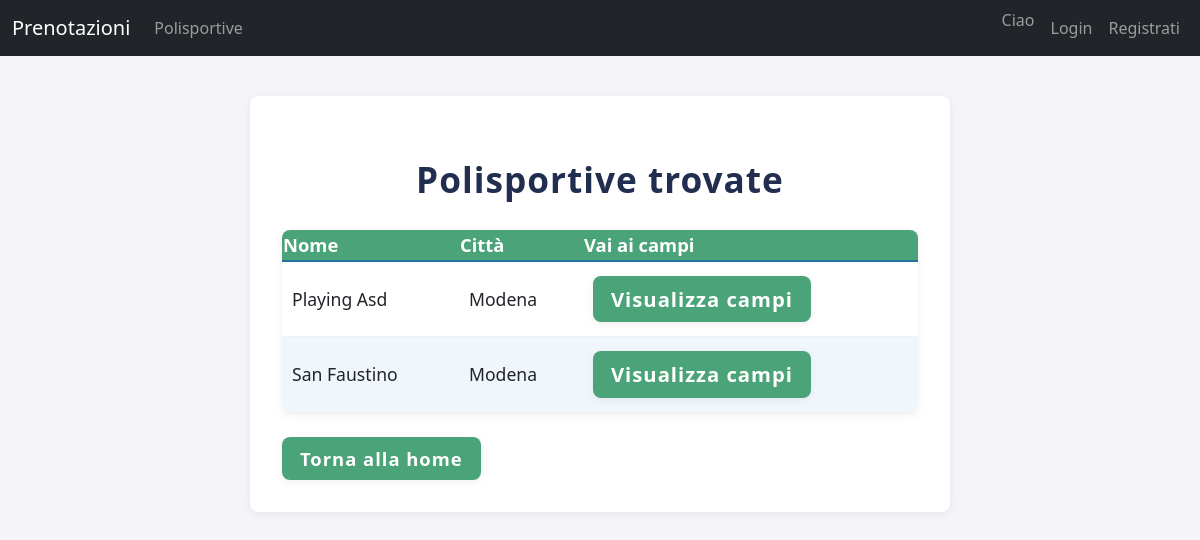
Screenshot of /accounts/polisportive/ with the database file from the repository.
### accounts/models.py (models this page shows, shortened)
class Polisportiva(models.Model):
    id = models.AutoField(primary_key=True)
    nome = models.CharField(max_length=100, unique=True)
    città = models.CharField(max_length=100)
    indirizzo = models.CharField(max_length=200, unique=True)
    telefono = models.CharField(max_length=15, unique=True)
    email = models.EmailField(max_length=100, unique=True)

### accounts/views.py (the view, shortened to what this page needs)
# urls.py: path('polisportive/', views.lista_polisportive, name='lista_polisportive'),
def lista_polisportive(request):
    citta = request.GET.get('citta', '')
    sport = request.GET.get('sport', '')
    data = request.GET.get('data', '')
    ora = request.GET.get('ora', '')
    polisportive = Polisportiva.objects.all()
    if citta:
        polisportive = polisportive.filter(
            Q(nome__icontains=citta) | Q(città__icontains=citta)
        )
    if sport:
        polisportive = polisportive.filter(campi__tipo__icontains=sport)
    context = {
        'polisportive': polisportive.distinct(),
        'citta': citta,
        'sport': sport,
        'data': data,
        'ora': ora,
    }
    return render(request, 'accounts/lista_polisportive.html', context)

### accounts/templates/accounts/lista_polisportive.html (shortened to what this page needs)
{% load static %}
<!DOCTYPE html>
<html lang="it">
<head>
    <link href="https://cdn.jsdelivr.net/npm/bootstrap@5.3.0/dist/css/bootstrap.min.css" rel="stylesheet">
    {% include "accounts/navbar2.html" %}
    <link rel="stylesheet" href="{% static 'accounts/styles.css' %}">
</head>
<body>
    <div class="container">
        <h2>Polisportive trovate</h2>
        {% if polisportive %}
        <table class="tabella-polisportive">
            <thead>
                <tr>
                    <th>Nome</th>
                    <th>Città</th>
                    <th>Vai ai campi</th>
                </tr>
            </thead>
            <tbody>
                {% for polisportiva in polisportive %}
                <tr>
                    <td>{{ polisportiva.nome }}</td>
                    <td>{{ polisportiva.città }}</td>
                    <td>
                        <a class="btn" href="{% url 'campi_polisportiva' polisportiva.id %}?data={{ data }}&ora={{ ora }}&sport={{ sport }}">
                            Visualizza campi
                        </a>
                    </td>
                </tr>
                {% endfor %}
            </tbody>
        </table>
        {% else %}
            <div class="empty">Nessuna polisportiva trovata.</div>
        {% endif %}
        <a href="{% url 'home' %}" class="btn">Torna alla home</a>
    </div>
</body>
</html>

### accounts/static/accounts/styles.css (style rules this page uses)
body { min-height: 100vh; justify-content: center; align-items: center; background-color: #f4f4f9; margin: 0; padding: 0; }
h2 { text-align: center; margin-top: 30px; margin-bottom: 30px; font-size: 2em; font-weight: bold; }
.container { max-width: 700px; margin: 40px auto; background: #fff; border-radius: 8px; box-shadow: 0 2px 8px rgba(0,0,0,0.07); padding: 32px; }
.tabella-polisportive { width: 100%; border-collapse: collapse; margin-bottom: 24px; margin-left: auto; margin-right: auto; background: #fff; box-shadow: 0 2px 8px #0001; border-radius: 8px; overflow: hidden; }
.tabella-polisportive th { background: #4ba379; color: #fff; font-weight: bold; font-size: 1.15em; border-bottom: 2px solid #2471a3; }
.tabella-polisportive td { padding: 14px 10px; font-size: 1.1em; border-bottom: 1px solid #eaf1fb; }
.tabella-polisportive tr:nth-child(even) { background: #f0f6fb; }
.btn { display: inline-block; padding: 8px 18px; background: #4ba379; color: #fff !important; border: none; border-radius: 8px; text-decoration: none; transition: background 0.2s, box-shadow 0.2s; cursor: pointer; font-weight: 600; box-shadow: 0 2px 8px #0001; font-size: 1.15em; letter-spacing: 1px; text-align: center; }
h2 { text-align: center; margin-top: 30px; margin-bottom: 30px; font-size: 2.2em; font-weight: bold; color: #222e50; letter-spacing: 1px; }

### rows the page displays
Polisportiva: nome "Playing Asd", città "Modena"
Polisportiva: nome "San Faustino", città "Modena"
